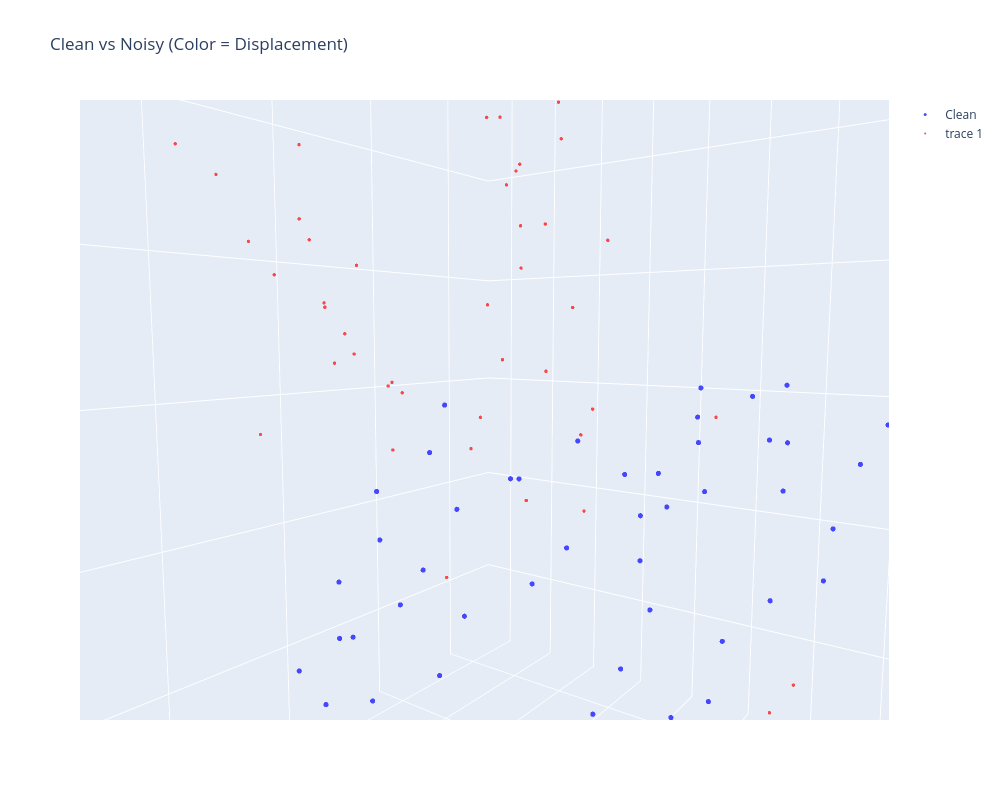
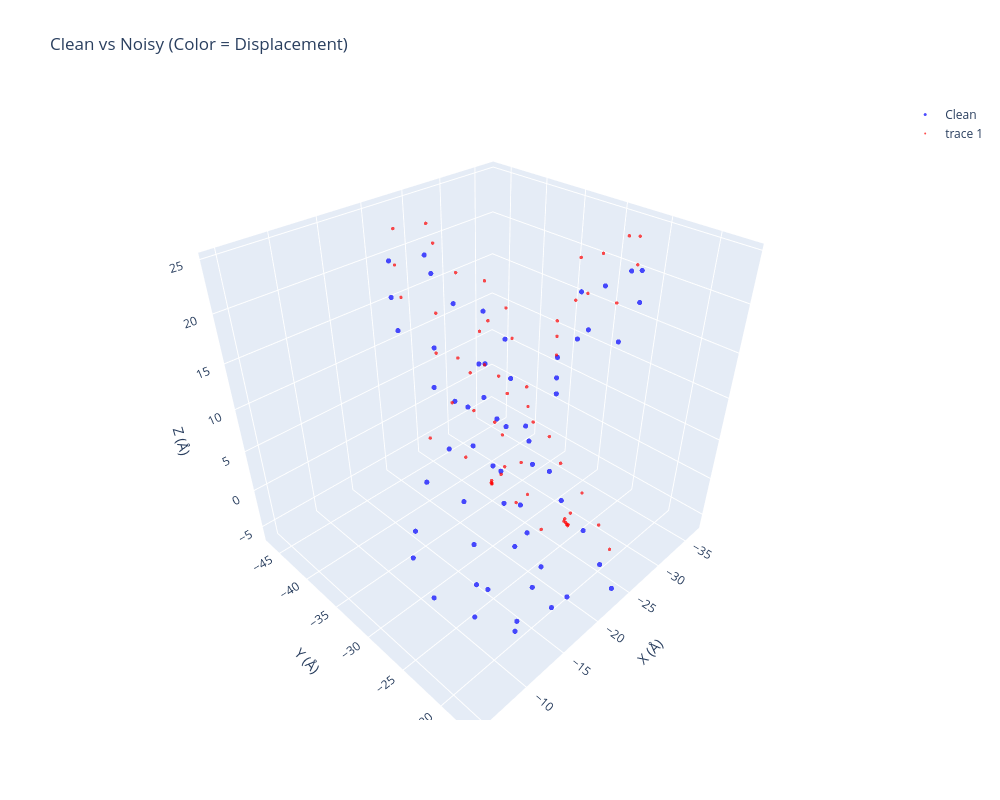

Here is the notebook cell these charts were saved with, in order:
### Markdown cell above
# 全链长，bb分析

### Code cell
import torch
import numpy as np
import plotly.graph_objects as go

def interactive_visualize(
    coords_clean: torch.Tensor,
    coords_noisy: torch.Tensor,
    atom_idx: int = 1,  # CA  # 1
    output_html: str = None
):
    """Plotly 交互式 3D 图，可旋转缩放，适合调试"""
    clean_ca = coords_clean[:, atom_idx].cpu().numpy()
    noisy_ca = coords_noisy[:, atom_idx].cpu().numpy()
    displacement = np.linalg.norm(clean_ca - noisy_ca, axis=1)
    
    fig = go.Figure()
    
    # 原始结构
    fig.add_trace(go.Scatter3d(
        x=clean_ca[:, 0], y=clean_ca[:, 1], z=clean_ca[:, 2],
        mode='markers',
        name='Clean',
        line=dict(width=2, color='blue'),
        marker=dict(size=3, color='blue', opacity=0.7)
    ))
    
    # 加噪结构（用颜色编码位移大小）
    fig.add_trace(go.Scatter3d(
        x=noisy_ca[:, 0], y=noisy_ca[:, 1], z=noisy_ca[:, 2],
        # mode='lines+markers',
        # name='Noisy',
        # marker=dict(
        #     size=5,
        #     color=displacement,
        #     colorscale='RdYlBu_r',  # 红=大扰动，蓝=小扰动
        #     colorbar=dict(title="Displacement (Å)"),
        #     opacity=0.8
        # )
        mode='markers',
        # name='Noisy',
        line=dict(width=1, color='red'),
        marker=dict(size=2, color='red', opacity=0.7)
    ))
    
    fig.update_layout(
        title="Clean vs Noisy (Color = Displacement)",
        scene=dict(
            xaxis_title='X (Å)',
            yaxis_title='Y (Å)',
            zaxis_title='Z (Å)',
            aspectmode='data'  # 保持 1:1:1 比例
        ),
        width=1000,
        height=800
    )
    
    if output_html:
        fig.write_html(output_html)
        print(f"✅ Interactive plot saved: {output_html}")
    
    fig.show()

# 加载文件
loaded_dict = torch.load(
    '/root/private_data/luog/codex/IgGM2/see/seefile/S621_1782057269.pt',
    map_location='cpu',    
    weights_only=True       
)

interactive_visualize(
    coords_clean = loaded_dict['clean'].squeeze(0).detach()[0:60,:,:] ,
    coords_noisy = loaded_dict['perturb'].squeeze(0).detach()[0:60,:,:] ,
)

interactive_visualize(
    coords_clean = loaded_dict['clean'].squeeze(0).detach()[0:60,:,:] ,
    coords_noisy = loaded_dict['pre'].squeeze(0).detach()[0:60,:,:] ,)


# interactive_visualize(
#     coords_clean = loaded_dict['clean'].squeeze(0).detach() ,
#     coords_noisy = loaded_dict['perturb'].squeeze(0).detach(),
# )
# interactive_visualize(
#     coords_clean = loaded_dict['clean'].squeeze(0).detach(),
#     coords_noisy = loaded_dict['pre'].squeeze(0).detach(),
# )

# print(loaded_dict['clean'].squeeze(0).detach().shape)  # torch.Size([35, 128, 3])
# print(loaded_dict['pre'].squeeze(0).detach().shape)    # torch.Size([35, 128, 3])

### Figure 1 — Plotly figure (JSON) as saved in the notebook; plotly's stock layout.template omitted (floating-point values rounded to 4 significant figures)
{"data": [{"line": {"color": "blue", "width": 2}, "marker": {"color": "blue", "opacity": 0.7, "size": 3}, "mode": "markers", "name": "Clean", "type": "scatter3d", "x": [-23.45, -22.26, -23.79, -23.08, -24.99, -24.4, -25.0, -24.65, -26.52, -29.58, -29.3, -26.09, -25.52, -23.6, -19.82, -19.78, -18.14, -20.08, -18.87, -20.83, -19.85, -20.03, -19.93, -19.43, -19.48, -19.26, -16.0, -12.33, -11.57, -8.285, -9.311, -12.06, -12.21, -15.03, -16.54, -18.7, -21.32, -23.99, -27.3, -29.22, -32.92, -34.32, -30.94, -28.5, -25.64, -22.4, -19.2, -17.39, -14.36, -12.88, -10.38, -8.592, -8.148, -4.558, -5.476, -5.241, -7.601, -8.81, -11.2, -13.31], "y": [-17.21, -18.12, -21.44, -23.85, -27.05, -29.42, -33.11, -35.99, -38.61, -37.77, -40.76, -41.86, -44.5, -43.12, -43.89, -43.87, -41.05, -38.14, -36.99, -34.37, -32.66, -29.05, -28.45, -24.87, -22.92, -19.37, -18.63, -19.53, -22.4, -20.69, -17.04, -17.75, -19.96, -21.99, -22.15, -24.95, -23.93, -26.18, -25.55, -28.08, -28.15, -25.28, -24.19, -21.45, -21.2, -22.99, -22.33, -25.63, -24.22, -23.17, -23.97, -20.99, -20.29, -21.34, -24.81, -23.95, -25.14, -23.77, -25.64, -24.5], "z": [-6.047, -2.51, -1.433, 1.402, 2.029, 4.875, 4.429, 6.825, 8.921, 11.0, 13.27, 14.92, 17.59, 20.62, 20.95, 17.16, 15.24, 13.74, 10.3, 8.316, 5.012, 3.797, 0.1028, -1.08, -4.352, -5.615, -3.777, -3.267, -0.8162, -0.1912, 0.2988, 2.794, 5.822, 7.239, 10.7, 12.05, 14.62, 16.13, 17.83, 19.98, 19.28, 21.32, 22.72, 21.56, 19.06, 19.92, 17.94, 17.19, 15.41, 12.07, 9.342, 7.899, 4.207, 4.737, 5.896, 9.609, 12.38, 15.72, 17.96, 20.88]}, {"line": {"color": "red", "width": 1}, "marker": {"color": "red", "opacity": 0.7, "size": 2}, "mode": "markers", "type": "scatter3d", "x": [-24.71, -21.33, -21.71, -19.4, -20.27, -18.08, -19.52, -17.9, -17.33, -16.52, -15.02, -12.52, -10.51, -6.717, -5.061, -8.428, -8.866, -10.33, -12.65, -14.58, -16.83, -17.21, -20.27, -20.33, -22.96, -24.16, -33.6, -29.16, -35.1, -17.01, -10.01, -28.79, -10.24, -10.55, -8.1, -8.397, -6.932, -7.151, -6.842, -6.247, -8.397, -6.502, -3.631, -3.116, -4.131, -2.428, -2.756, -3.428, -3.46, -5.631, -7.245, 6.609, -13.05, -15.33, -14.89, -20.7, -3.663, -0.8658, -0.2408, 1.728], "y": [-15.55, -16.69, -18.23, -20.29, -21.51, -23.48, -25.98, -28.29, -28.92, -26.23, -28.48, -31.23, -33.48, -33.23, -36.1, -36.48, -35.48, -32.1, -32.35, -29.23, -28.79, -25.98, -25.98, -23.54, -22.29, 1.021, -14.23, -0.8536, -33.79, -54.6, -48.48, -35.6, -23.67, -23.35, -22.23, -22.92, -20.26, -20.2, -17.48, -18.07, -15.9, -12.56, -13.74, -13.22, -15.04, -18.35, -20.04, -23.79, -24.79, -25.17, -27.6, -53.29, -13.04, -22.23, -36.76, -27.32, -29.98, -27.79, -27.6, -25.1], "z": [18.89, 20.26, 23.67, 25.93, 29.35, 31.64, 34.01, 36.54, 40.32, 42.82, 45.39, 44.57, 47.01, 46.26, 44.26, 42.57, 38.89, 37.89, 34.82, 33.67, 30.53, 27.99, 25.95, 22.95, 20.32, 8.917, 14.51, 15.85, 10.1, 17.76, 32.04, 5.542, 18.26, 22.04, 24.67, 28.39, 30.7, 34.45, 37.07, 40.82, 43.01, 43.2, 40.89, 37.14, 33.95, 33.23, 29.81, 30.21, 26.53, 23.45, 21.04, 16.23, 20.52, 12.42, 12.98, 20.89, 21.17, 22.7, 26.4, 28.47]}], "layout": {"height": 800, "scene": {"aspectmode": "data", "aspectratio": {"x": 0.8385, "y": 1.118, "z": 1.067}, "camera": {"center": {"x": 0, "y": 0, "z": 0}, "eye": {"x": -0.4727, "y": 0.616, "z": 0.08081}, "projection": {"type": "perspective"}, "up": {"x": 0, "y": 0, "z": 1}}, "xaxis": {"title": {"text": "X (Å)"}, "type": "linear"}, "yaxis": {"title": {"text": "Y (Å)"}, "type": "linear"}, "zaxis": {"title": {"text": "Z (Å)"}, "type": "linear"}}, "title": {"text": "Clean vs Noisy (Color = Displacement)"}, "width": 1000}}

### Figure 2 — Plotly figure (JSON) as saved in the notebook; plotly's stock layout.template omitted (floating-point values rounded to 4 significant figures)
{"data": [{"line": {"color": "blue", "width": 2}, "marker": {"color": "blue", "opacity": 0.7, "size": 3}, "mode": "markers", "name": "Clean", "type": "scatter3d", "x": [-23.45, -22.26, -23.79, -23.08, -24.99, -24.4, -25.0, -24.65, -26.52, -29.58, -29.3, -26.09, -25.52, -23.6, -19.82, -19.78, -18.14, -20.08, -18.87, -20.83, -19.85, -20.03, -19.93, -19.43, -19.48, -19.26, -16.0, -12.33, -11.57, -8.285, -9.311, -12.06, -12.21, -15.03, -16.54, -18.7, -21.32, -23.99, -27.3, -29.22, -32.92, -34.32, -30.94, -28.5, -25.64, -22.4, -19.2, -17.39, -14.36, -12.88, -10.38, -8.592, -8.148, -4.558, -5.476, -5.241, -7.601, -8.81, -11.2, -13.31], "y": [-17.21, -18.12, -21.44, -23.85, -27.05, -29.42, -33.11, -35.99, -38.61, -37.77, -40.76, -41.86, -44.5, -43.12, -43.89, -43.87, -41.05, -38.14, -36.99, -34.37, -32.66, -29.05, -28.45, -24.87, -22.92, -19.37, -18.63, -19.53, -22.4, -20.69, -17.04, -17.75, -19.96, -21.99, -22.15, -24.95, -23.93, -26.18, -25.55, -28.08, -28.15, -25.28, -24.19, -21.45, -21.2, -22.99, -22.33, -25.63, -24.22, -23.17, -23.97, -20.99, -20.29, -21.34, -24.81, -23.95, -25.14, -23.77, -25.64, -24.5], "z": [-6.047, -2.51, -1.433, 1.402, 2.029, 4.875, 4.429, 6.825, 8.921, 11.0, 13.27, 14.92, 17.59, 20.62, 20.95, 17.16, 15.24, 13.74, 10.3, 8.316, 5.012, 3.797, 0.1028, -1.08, -4.352, -5.615, -3.777, -3.267, -0.8162, -0.1912, 0.2988, 2.794, 5.822, 7.239, 10.7, 12.05, 14.62, 16.13, 17.83, 19.98, 19.28, 21.32, 22.72, 21.56, 19.06, 19.92, 17.94, 17.19, 15.41, 12.07, 9.342, 7.899, 4.207, 4.737, 5.896, 9.609, 12.38, 15.72, 17.96, 20.88]}, {"line": {"color": "red", "width": 1}, "marker": {"color": "red", "opacity": 0.7, "size": 2}, "mode": "markers", "type": "scatter3d", "x": [-25.88, -24.75, -26.25, -25.5, -27.38, -26.75, -27.38, -27.0, -29.0, -32.0, -31.75, -28.5, -27.88, -26.0, -22.25, -22.12, -20.5, -22.5, -21.25, -23.25, -22.25, -22.5, -22.38, -21.88, -21.88, -21.66, -21.53, -21.47, -21.56, -21.56, -21.72, -22.34, -14.62, -17.5, -19.0, -21.12, -23.75, -26.38, -29.75, -31.62, -35.25, -36.75, -33.25, -30.88, -28.0, -24.75, -21.62, -19.75, -16.75, -15.31, -12.81, -13.28, -12.41, -12.31, -12.52, -12.36, -9.938, -11.25, -13.56, -15.75], "y": [-19.5, -20.38, -23.75, -26.12, -29.25, -31.75, -35.25, -38.25, -41.0, -40.0, -43.0, -44.0, -46.75, -45.5, -46.0, -46.0, -43.25, -40.5, -39.25, -36.5, -35.0, -31.25, -30.75, -27.12, -25.12, -21.73, -21.83, -21.66, -22.19, -21.97, -22.24, -22.09, -22.12, -24.25, -24.38, -27.12, -26.12, -28.38, -27.75, -30.25, -30.38, -27.5, -26.38, -23.62, -23.38, -25.25, -24.5, -27.75, -26.38, -25.38, -26.25, -22.62, -22.8, -22.72, -22.95, -22.84, -27.25, -26.0, -27.75, -26.62], "z": [-4.125, -0.625, 0.4375, 3.312, 3.938, 6.75, 6.375, 8.75, 10.88, 12.94, 15.19, 16.88, 19.5, 22.5, 22.88, 19.12, 17.12, 15.69, 12.19, 10.25, 6.875, 5.688, 2.0, 0.875, -2.5, 0.625, 0.6875, 0.6719, 0.8281, 0.7969, 0.9844, 1.398, 7.688, 9.125, 12.62, 13.94, 16.5, 18.0, 19.75, 21.88, 21.12, 23.25, 24.62, 23.5, 21.0, 21.75, 19.88, 19.12, 17.38, 14.0, 11.25, 11.27, 10.76, 10.79, 10.88, 10.81, 14.25, 17.62, 19.88, 22.75]}], "layout": {"height": 800, "scene": {"aspectmode": "data", "aspectratio": {"x": 1.044, "y": 0.9634, "z": 0.9945}, "xaxis": {"title": {"text": "X (Å)"}, "type": "linear"}, "yaxis": {"title": {"text": "Y (Å)"}, "type": "linear"}, "zaxis": {"title": {"text": "Z (Å)"}, "type": "linear"}}, "title": {"text": "Clean vs Noisy (Color = Displacement)"}, "width": 1000}}
